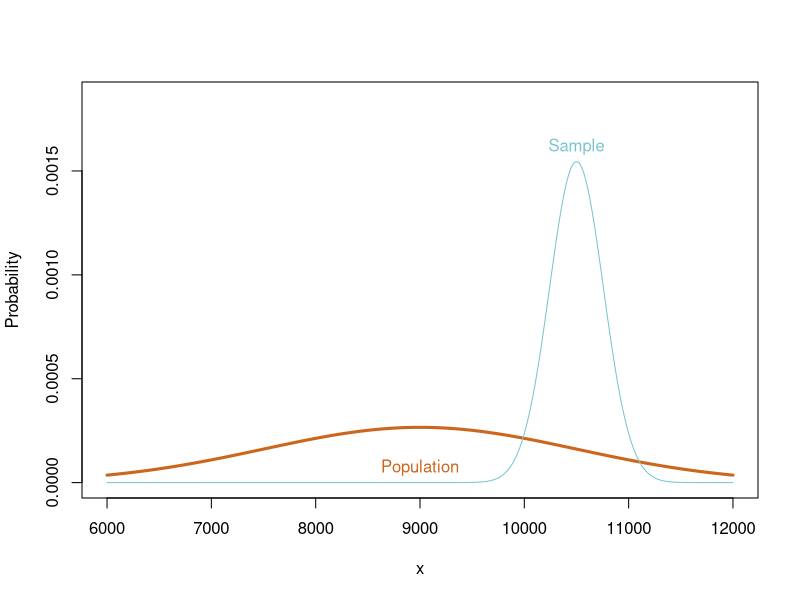

This chart was generated by the following R code:
## ---- chunk 1
library(scales)
## ---- chunk 2
gc_mean <- 30.69
gc_sd <- 4.31
nongc_mean <- 32

z_score <- ((gc_mean - nongc_mean)/gc_sd)

p_value4.24 <- (1 - pnorm(z_score))

paste("The p value is", round(p_value4.24,4),
      "which is greater than the", 
      " significance value of .10 so we fail to reject",
      " the null hypothesis")

## ---- chunk 3
mean_gfmocount <- 30.69
sd_gfmocount <- 4.31
n <- 36
con_level_multipler <- 1.65

paste("The confidence interval for average",
      " months before a gifted child counts is (", 
      round( mean_gfmocount - ((sd_gfmocount/sqrt(n)) 
                               * con_level_multipler),2) ,
      ", ", round( mean_gfmocount + ((sd_gfmocount/sqrt(n)) 
                                     * con_level_multipler), 2) , 
      ")", sep = "")
## ---- chunk 4
mean_normalIQ <- 100
mean_gfIQ <- 118.2
sd_giftedIQ <- 6.5

z_score <- ((mean_gfIQ - mean_normalIQ)/ sd_giftedIQ)

p_value4.26 <- (1 - pnorm(z_score))

paste("The p value is", round(p_value4.26,4),"which is less than",
      " the significance value of .10 so we reject the null hypothesis")
## ---- chunk 5
mean_IQ <- 118.2
sd <- 6.5
n <- 36
con_level_multipler <- 1.65

paste("The confidence interval for average IQ of ",
      " mothers of gifted children is (", 
      round( mean_IQ - ((sd/sqrt(n)) * con_level_multipler),2) ,
      ", ", round( mean_IQ + ((sd/sqrt(n)) * 
                                con_level_multipler), 2) ,
      ")", sep = "")

## ---- chunk 6
mean_normal <- 9000
mean_sample <- 10500
sd_sample <- 1000/(sqrt(15))

z_score <- ((mean_sample - mean_normal)/ sd_sample)

paste("The probability that 15 randomly sampled light",
      " bulbs would have a mean at 10,500 hours or more is",
      percent(1 - pnorm(z_score)) )

## ---- chunk 7
library(ggplot2)
x  <- 6000:12000
a <- dnorm(x, mean = 9000, sd = 1500)
b <- dnorm(x, mean = mean_sample, sd = sd_sample)
plot(x,a,type="l",col="chocolate3", lwd = 3, ylim=c(0,1.2*max(a,b)), ylab="Probability")
text(9000, b[which(x==9000)], "Population", col="chocolate3", pos=3)
lines(x,b,type="l", col="cadetblue3")
text(mean_sample, b[which(x==mean_sample)], "Sample", col="cadetblue3", pos=3)
